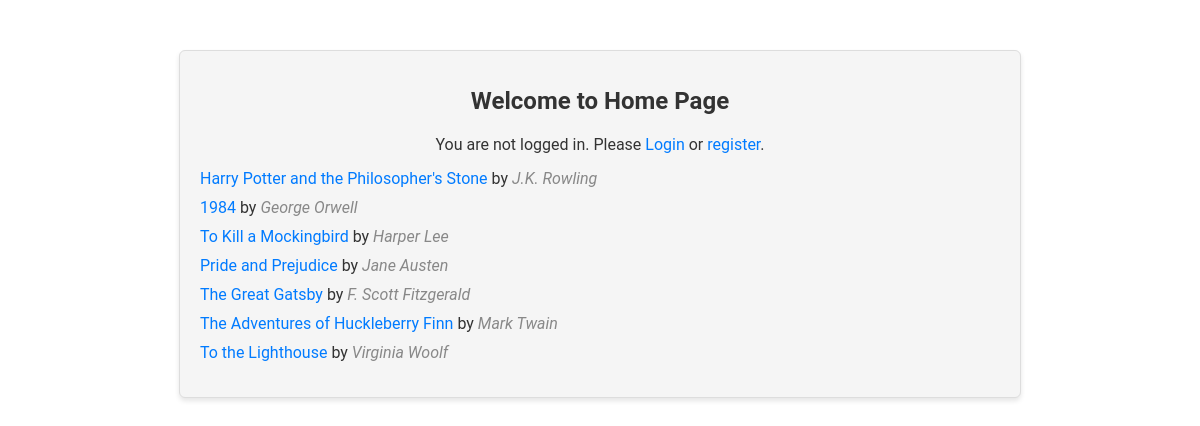
/home/, run on the app's committed database.
### library/models.py (models this page shows, shortened)
class Book(models.Model):
    objects = None
    title =models.CharField(max_length=100)
    author=models.ForeignKey(Author,on_delete =models.CASCADE)#In this case, CASCADE means that if an Author object is deleted, all associated Book objects will also be deleted.
    genre=models.ManyToManyField(Genre)
    price =models.DecimalField(max_digits=10,decimal_places =2)
    publication_date=models.DateField()

class Author(models.Model):
    objects = None
    name =models.CharField(max_length =100)
    birth_date =models.DateField()
    nationality =models.CharField(max_length =30)

### library/views.py (the view)
# urls.py: path('home/', views.home_view, name='home'),
def home_view(request):
    books =Book.objects.all()
    return render(request, 'home.html',{'books':books})

### library/templates/home.html (shortened to what this page needs)
<!DOCTYPE html>
<html lang="en">
<head>
</head>
<body>
    <div class="container">
        <h1>Welcome to Home Page</h1>
        {% if user.is_authenticated %}
            <p>Hello, {{ user.username }}! You are logged in.</p>
            <form action="{% url 'logout' %}" method="post">
                {% csrf_token %}
                <button type="submit">Logout</button>
            </form>
            <ul>
                {% for book in books %}
                    <li>
                        <a href="{% url 'book_detail' book.id %}">{{ book.title }}</a> by <span class="author">{{ book.author.name }}</span>
                    </li>
                {% endfor %}
            </ul>
        {% else %}
            <p>You are not logged in. Please <a href="{% url 'user_login' %}">Login</a> or <a href="{% url 'register' %}">register</a>.</p>
            <ul>
                {% for book in books %}
                    <li>
                        <a href="{% url 'user_login' %}">{{ book.title }}</a> by <span class="author">{{ book.author.name }}</span>
                    </li>
                {% endfor %}
            </ul>
        {% endif %}
    </div>
</body>
</html>

### library/templates/home.html (style rules this page uses)
body { font-family: "Roboto", "Helvetica", "Arial", sans-serif; background-color: #fff; color: #333; margin: 0; padding: 0; text-align: center; }
.container { max-width: 800px; margin: 50px auto; padding: 20px; background-color: #f5f5f5; border: 1px solid #ddd; border-radius: 6px; box-shadow: 0 3px 5px rgba(0, 0, 0, 0.1); color: #333; }
h1 { font-size: 24px; margin-bottom: 20px; color: #333; }
p { font-size: 16px; margin-bottom: 15px; }
ul { list-style-type: none; padding: 0; margin: 0; text-align: left; margin-bottom: 15px; }
li { font-size: 16px; margin-bottom: 10px; }
a { color: #007bff; text-decoration: none; }
.author { font-style: italic; color: #888; }

### data on the page
Book: title "Harry Potter and the Philosopher's Stone", author.name "J.K. Rowling"
Book: title "1984", author.name "George Orwell"
Book: title "To Kill a Mockingbird", author.name "Harper Lee"
Book: title "Pride and Prejudice", author.name "Jane Austen"
Book: title "The Great Gatsby", author.name "F. Scott Fitzgerald"
Book: title "The Adventures of Huckleberry Finn", author.name "Mark Twain"
Book: title "To the Lighthouse", author.name "Virginia Woolf"
